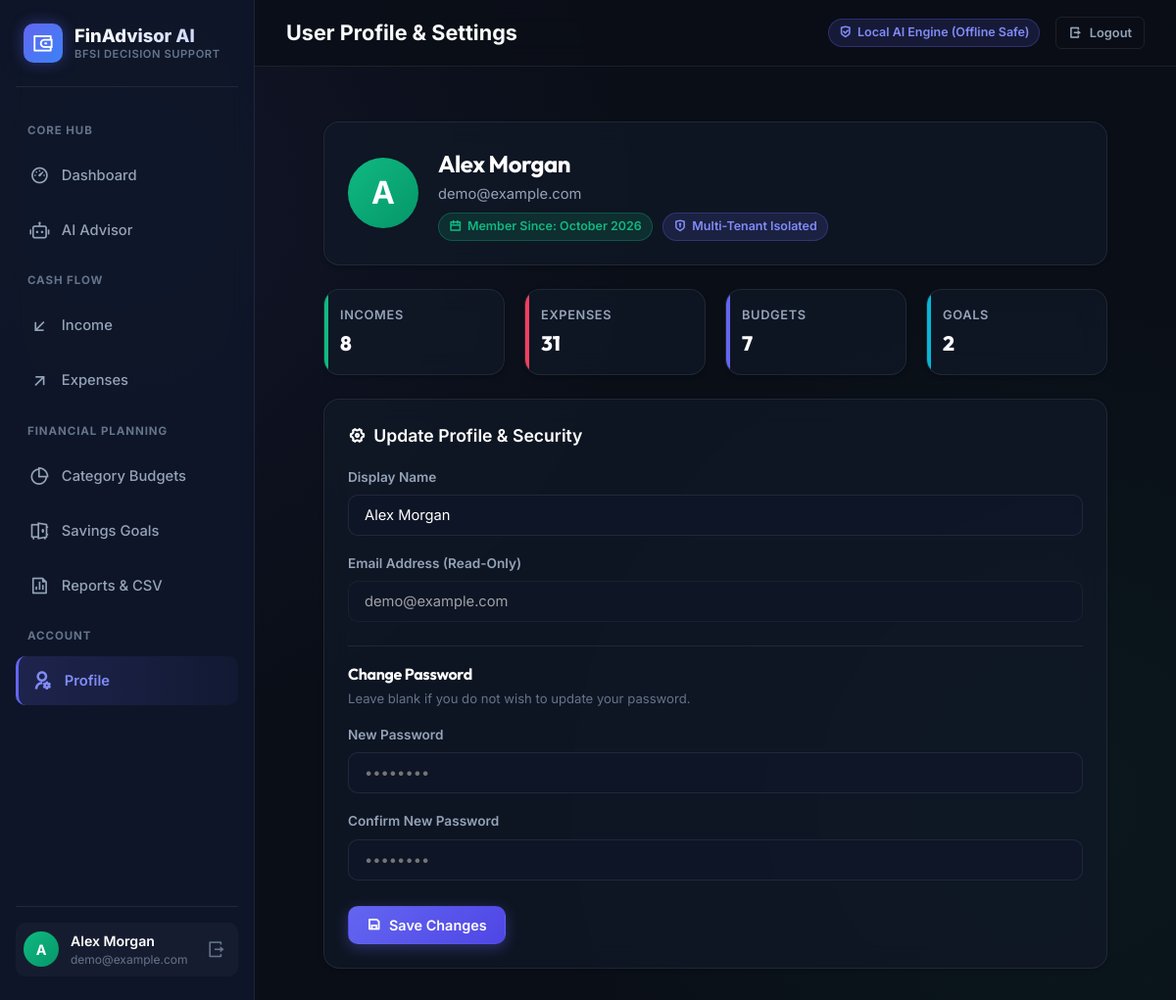
The app's page /profile/ (signed in) with its own data.
### models.py (models this page shows, shortened)
class User(UserMixin, db.Model):
    __tablename__ = 'users'
    id = db.Column(db.Integer, primary_key=True)
    name = db.Column(db.String(100), nullable=False)
    email = db.Column(db.String(120), unique=True, nullable=False, index=True)
    password_hash = db.Column(db.String(255), nullable=False)
    created_at = db.Column(db.DateTime, default=utc_now)
    incomes = db.relationship('Income', backref='user', lazy=True, cascade='all, delete-orphan')
    expenses = db.relationship('Expense', backref='user', lazy=True, cascade='all, delete-orphan')
    budgets = db.relationship('Budget', backref='user', lazy=True, cascade='all, delete-orphan')
    savings_goals = db.relationship('SavingsGoal', backref='user', lazy=True, cascade='all, delete-orphan')

### routes/profile.py (the view)
@profile_bp.route('/')
@login_required
def index():
    total_incomes_count = Income.query.filter_by(user_id=current_user.id).count()
    total_expenses_count = Expense.query.filter_by(user_id=current_user.id).count()
    total_budgets_count = Budget.query.filter_by(user_id=current_user.id).count()
    total_goals_count = SavingsGoal.query.filter_by(user_id=current_user.id).count()
    return render_template(
        'profile.html',
        user=current_user,
        total_incomes_count=total_incomes_count,
        total_expenses_count=total_expenses_count,
        total_budgets_count=total_budgets_count,
        total_goals_count=total_goals_count
    )

### templates/profile.html (shortened to what this page needs)
{% extends "base.html" %}
{% block page_title %}User Profile & Settings{% endblock %}
{% block content %}
<div style="max-width: 800px; margin: 0 auto;">
  <div class="card" style="margin-bottom: 24px;">
    <div style="display: flex; align-items: center; gap: 20px; flex-wrap: wrap;">
      <div class="user-avatar" style="width: 72px; height: 72px; font-size: 2rem;">
        {{ user.name[0] | upper }}
      </div>
      <div style="flex-grow: 1;">
        <h2 style="font-size: 1.5rem; color: #fff;">{{ user.name }}</h2>
        <div style="color: var(--text-secondary); font-size: 0.92rem; margin-top: 2px;">{{ user.email }}</div>
        <div style="margin-top: 8px;">
          <span class="badge badge-success">
            <i class="ri-calendar-line"></i> Member Since: {{ user.created_at.strftime('%B %Y') }}
          </span>
          <span class="badge badge-purple" style="margin-left: 6px;">
            <i class="ri-shield-keyhole-line"></i> Multi-Tenant Isolated
          </span>
        </div>
      </div>
    </div>
  </div>
  <div class="stats-grid" style="grid-template-columns: repeat(4, 1fr); margin-bottom: 24px;">
    <div class="stat-card income" style="padding: 16px;">
      <div class="stat-content">
        <div class="stat-label">Incomes</div>
        <div class="stat-value" style="font-size: 1.3rem;">{{ total_incomes_count }}</div>
      </div>
    </div>
    <div class="stat-card expense" style="padding: 16px;">
      <div class="stat-content">
        <div class="stat-label">Expenses</div>
        <div class="stat-value" style="font-size: 1.3rem;">{{ total_expenses_count }}</div>
      </div>
    </div>
    <div class="stat-card savings" style="padding: 16px;">
      <div class="stat-content">
        <div class="stat-label">Budgets</div>
        <div class="stat-value" style="font-size: 1.3rem;">{{ total_budgets_count }}</div>
      </div>
    </div>
    <div class="stat-card rate" style="padding: 16px;">
      <div class="stat-content">
        <div class="stat-label">Goals</div>
        <div class="stat-value" style="font-size: 1.3rem;">{{ total_goals_count }}</div>
      </div>
    </div>
  </div>
  <div class="card">
    <div class="card-header">
      <div class="card-title">
        <i class="ri-settings-4-line"></i> Update Profile & Security
      </div>
    </div>
    <form method="POST" action="{{ url_for('profile.update') }}">
      <div class="form-group">
        <label class="form-label" for="name">Display Name</label>
        <input type="text" id="name" name="name" class="form-control" value="{{ user.name }}" required>
      </div>
      <div class="form-group">
        <label class="form-label">Email Address (Read-Only)</label>
        <input type="email" class="form-control" value="{{ user.email }}" disabled style="opacity: 0.6; cursor: not-allowed;">
      </div>
      <div style="margin: 24px 0 16px; border-top: 1px solid var(--border-color); padding-top: 16px;">
        <h4 style="font-size: 1rem; color: #fff; margin-bottom: 4px;">Change Password</h4>
        <p style="font-size: 0.82rem; color: var(--text-muted); margin-bottom: 16px;">Leave blank if you do not wish to update your password.</p>
        <div class="form-group">
          <label class="form-label" for="new_password">New Password</label>
          <input type="password" id="new_password" name="new_password" class="form-control" placeholder="••••••••">
        </div>
        <div class="form-group">
          <label class="form-label" for="confirm_password">Confirm New Password</label>
          <input type="password" id="confirm_password" name="confirm_password" class="form-control" placeholder="••••••••">
        </div>
      </div>
      <button type="submit" class="btn btn-primary" style="margin-top: 8px;">
        <i class="ri-save-line"></i> Save Changes
      </button>
    </form>
  </div>
</div>
{% endblock %}

### templates/base.html (shortened to what this page needs)
<!DOCTYPE html>
<html lang="en">
<head>
  <link href="https://cdn.jsdelivr.net/npm/remixicon@4.2.0/fonts/remixicon.css" rel="stylesheet">
  <link rel="stylesheet" href="{{ url_for('static', filename='css/style.css') }}">
</head>
<body>
  {% if current_user.is_authenticated %}
  <div class="app-layout">
    <aside class="sidebar">
      <div class="brand">
        <div class="brand-icon">
          <i class="ri-wallet-3-line"></i>
        </div>
        <div>
          <div class="brand-text">FinAdvisor AI</div>
          <div class="brand-tag">BFSI Decision Support</div>
        </div>
      </div>
      <ul class="nav-menu">
        <li class="nav-label">Core Hub</li>
        <li>
          <a href="{{ url_for('dashboard.index') }}" class="nav-link {% if request.blueprint == 'dashboard' %}active{% endif %}">
            <i class="ri-dashboard-3-line"></i>
            <span>Dashboard</span>
          </a>
        </li>
        <li>
          <a href="{{ url_for('advisor.index') }}" class="nav-link {% if request.blueprint == 'advisor' %}active{% endif %}">
            <i class="ri-robot-2-line"></i>
            <span>AI Advisor</span>
          </a>
        </li>
        <li class="nav-label">Cash Flow</li>
        <li>
          <a href="{{ url_for('income.index') }}" class="nav-link {% if request.blueprint == 'income' %}active{% endif %}">
            <i class="ri-arrow-left-down-line"></i>
            <span>Income</span>
          </a>
        </li>
        <li>
          <a href="{{ url_for('expenses.index') }}" class="nav-link {% if request.blueprint == 'expenses' %}active{% endif %}">
            <i class="ri-arrow-right-up-line"></i>
            <span>Expenses</span>
          </a>
        </li>
        <li class="nav-label">Financial Planning</li>
        <li>
          <a href="{{ url_for('budget.index') }}" class="nav-link {% if request.blueprint == 'budget' %}active{% endif %}">
            <i class="ri-pie-chart-2-line"></i>
            <span>Category Budgets</span>
          </a>
        </li>
        <li>
          <a href="{{ url_for('savings.index') }}" class="nav-link {% if request.blueprint == 'savings' %}active{% endif %}">
            <i class="ri-safe-2-line"></i>
            <span>Savings Goals</span>
          </a>
        </li>
        <li>
          <a href="{{ url_for('reports.index') }}" class="nav-link {% if request.blueprint == 'reports' %}active{% endif %}">
            <i class="ri-file-chart-line"></i>
            <span>Reports & CSV</span>
          </a>
        </li>
        <li class="nav-label">Account</li>
        <li>
          <a href="{{ url_for('profile.index') }}" class="nav-link {% if request.blueprint == 'profile' %}active{% endif %}">
            <i class="ri-user-settings-line"></i>
            <span>Profile</span>
          </a>
        </li>
      </ul>
      <div class="nav-footer">
        <div class="user-snippet">
          <div class="user-avatar">{{ current_user.name[0] | upper }}</div>
          <div class="user-info">
            <div class="user-name">{{ current_user.name }}</div>
            <div class="user-role">{{ current_user.email }}</div>
          </div>
          <a href="{{ url_for('auth.logout') }}" title="Logout" style="color: var(--text-muted); font-size: 1.2rem; padding: 4px;">
            <i class="ri-logout-box-r-line"></i>
          </a>
        </div>
      </div>
    </aside>
    <div class="main-wrapper">
      <header class="topbar">
        <div class="topbar-left">
          <div class="page-title">{% block page_title %}Dashboard Overview{% endblock %}</div>
        </div>
        <div class="topbar-right">
          <span class="badge badge-purple">
            <i class="ri-shield-check-line"></i> Local AI Engine (Offline Safe)
          </span>
          <a href="{{ url_for('auth.logout') }}" class="btn btn-outline btn-sm">
            <i class="ri-logout-box-r-line"></i> Logout
          </a>
        </div>
      </header>
      <main class="content-body">
        {% block content %}{% endblock %}
      </main>
    </div>
  </div>
  {% endif %}
</body>
</html>

### records on screen
User: name "A", name "Alex Morgan", email "demo@example.com", created_at "October 2026"

### other values on screen
{{ total_incomes_count }} "8"
{{ total_expenses_count }} "31"
{{ total_budgets_count }} "7"
{{ total_goals_count }} "2"
